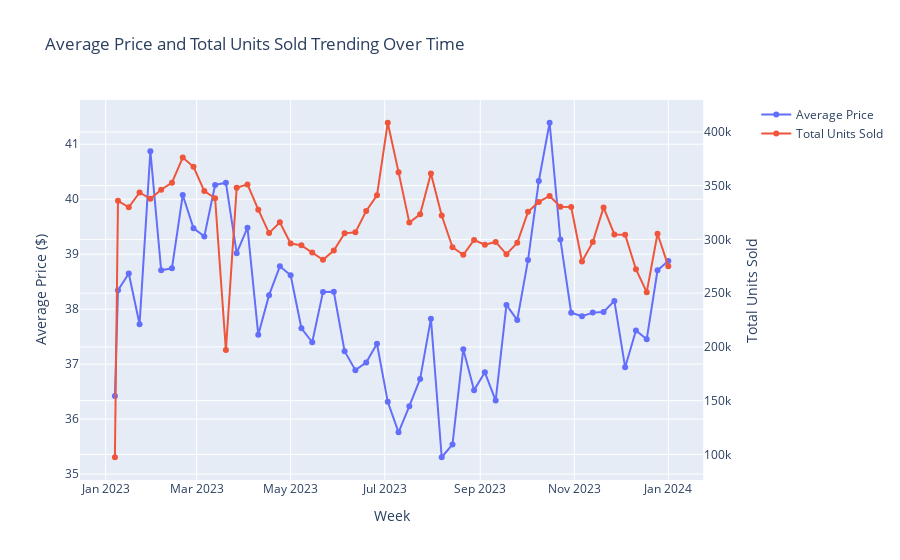

This figure's notebook cell:
### Markdown cell above
Average Price Trending Over Time

### Code cell
# Load data from the 'Weekly' sheet
weekly_data = pd.read_excel('../Customer_Success_Engineer_-_Project_Data.xlsx', sheet_name='Weekly', header=1)

# Assuming 'Week' is the column with date information and 'Price' and 'Units' are the columns with the product prices and sales volume respectively
# Convert 'Week' to datetime (adjust the string split if the date format is different)
weekly_data['Week'] = pd.to_datetime(weekly_data['Week'].str.split(' - ').str[0])

# Group by 'Week' and calculate the average price and total units
weekly_summary = weekly_data.groupby('Week').agg({'Price': 'mean', 'Units': 'sum'}).reset_index()

# Create figure with secondary y-axis for Units using make_subplots
fig = make_subplots(specs=[[{"secondary_y": True}]])

# Add Price trace on primary y-axis
fig.add_trace(
    go.Scatter(x=weekly_summary['Week'], y=weekly_summary['Price'], name='Average Price', mode='lines+markers'),
    secondary_y=False,
)

# Add Units trace on secondary y-axis
fig.add_trace(
    go.Scatter(x=weekly_summary['Week'], y=weekly_summary['Units'], name='Total Units Sold', mode='lines+markers'),
    secondary_y=True,
)

# Add titles and axis labels
fig.update_layout(
    title_text='Average Price and Total Units Sold Trending Over Time'
)

fig.update_xaxes(title_text='Week')
fig.update_yaxes(title_text='Average Price ($)', secondary_y=False)
fig.update_yaxes(title_text='Total Units Sold', secondary_y=True)

# Show the plot
fig.show()

### Figure 1 — Plotly figure (JSON) as saved in the notebook; plotly's stock layout.template omitted (floating-point values rounded to 4 significant figures)
{"data": [{"mode": "lines+markers", "name": "Average Price", "type": "scatter", "x": ["2023-01-07T00:00:00", "2023-01-09T00:00:00", "2023-01-16T00:00:00", "2023-01-23T00:00:00", "2023-01-30T00:00:00", "2023-02-06T00:00:00", "2023-02-13T00:00:00", "2023-02-20T00:00:00", "2023-02-27T00:00:00", "2023-03-06T00:00:00", "2023-03-13T00:00:00", "2023-03-20T00:00:00", "2023-03-27T00:00:00", "2023-04-03T00:00:00", "2023-04-10T00:00:00", "2023-04-17T00:00:00", "2023-04-24T00:00:00", "2023-05-01T00:00:00", "2023-05-08T00:00:00", "2023-05-15T00:00:00", "2023-05-22T00:00:00", "2023-05-29T00:00:00", "2023-06-05T00:00:00", "2023-06-12T00:00:00", "2023-06-19T00:00:00", "2023-06-26T00:00:00", "2023-07-03T00:00:00", "2023-07-10T00:00:00", "2023-07-17T00:00:00", "2023-07-24T00:00:00", "2023-07-31T00:00:00", "2023-08-07T00:00:00", "2023-08-14T00:00:00", "2023-08-21T00:00:00", "2023-08-28T00:00:00", "2023-09-04T00:00:00", "2023-09-11T00:00:00", "2023-09-18T00:00:00", "2023-09-25T00:00:00", "2023-10-02T00:00:00", "2023-10-09T00:00:00", "2023-10-16T00:00:00", "2023-10-23T00:00:00", "2023-10-30T00:00:00", "2023-11-06T00:00:00", "2023-11-13T00:00:00", "2023-11-20T00:00:00", "2023-11-27T00:00:00", "2023-12-04T00:00:00", "2023-12-11T00:00:00", "2023-12-18T00:00:00", "2023-12-25T00:00:00", "2024-01-01T00:00:00"], "xaxis": "x", "y": [36.42, 38.34, 38.65, 37.73, 40.87, 38.71, 38.74, 40.08, 39.47, 39.32, 40.26, 40.3, 39.02, 39.48, 37.54, 38.25, 38.78, 38.62, 37.65, 37.4, 38.31, 38.31, 37.24, 36.89, 37.03, 37.37, 36.31, 35.76, 36.23, 36.73, 37.83, 35.31, 35.54, 37.27, 36.53, 36.85, 36.34, 38.08, 37.8, 38.89, 40.33, 41.39, 39.27, 37.93, 37.87, 37.94, 37.95, 38.15, 36.94, 37.61, 37.45, 38.71, 38.88], "yaxis": "y"}, {"mode": "lines+markers", "name": "Total Units Sold", "type": "scatter", "x": ["2023-01-07T00:00:00", "2023-01-09T00:00:00", "2023-01-16T00:00:00", "2023-01-23T00:00:00", "2023-01-30T00:00:00", "2023-02-06T00:00:00", "2023-02-13T00:00:00", "2023-02-20T00:00:00", "2023-02-27T00:00:00", "2023-03-06T00:00:00", "2023-03-13T00:00:00", "2023-03-20T00:00:00", "2023-03-27T00:00:00", "2023-04-03T00:00:00", "2023-04-10T00:00:00", "2023-04-17T00:00:00", "2023-04-24T00:00:00", "2023-05-01T00:00:00", "2023-05-08T00:00:00", "2023-05-15T00:00:00", "2023-05-22T00:00:00", "2023-05-29T00:00:00", "2023-06-05T00:00:00", "2023-06-12T00:00:00", "2023-06-19T00:00:00", "2023-06-26T00:00:00", "2023-07-03T00:00:00", "2023-07-10T00:00:00", "2023-07-17T00:00:00", "2023-07-24T00:00:00", "2023-07-31T00:00:00", "2023-08-07T00:00:00", "2023-08-14T00:00:00", "2023-08-21T00:00:00", "2023-08-28T00:00:00", "2023-09-04T00:00:00", "2023-09-11T00:00:00", "2023-09-18T00:00:00", "2023-09-25T00:00:00", "2023-10-02T00:00:00", "2023-10-09T00:00:00", "2023-10-16T00:00:00", "2023-10-23T00:00:00", "2023-10-30T00:00:00", "2023-11-06T00:00:00", "2023-11-13T00:00:00", "2023-11-20T00:00:00", "2023-11-27T00:00:00", "2023-12-04T00:00:00", "2023-12-11T00:00:00", "2023-12-18T00:00:00", "2023-12-25T00:00:00", "2024-01-01T00:00:00"], "xaxis": "x", "y": [97370.0, 335900.0, 329900.0, 343600.0, 337800.0, 346200.0, 352700.0, 376100.0, 367500.0, 345000.0, 338300.0, 197100.0, 348100.0, 351100.0, 327600.0, 305900.0, 315900.0, 296200.0, 294500.0, 287800.0, 281000.0, 289600.0, 305600.0, 306500.0, 326400.0, 341000.0, 408500.0, 362500.0, 315600.0, 323300.0, 361200.0, 322300.0, 292700.0, 285600.0, 299400.0, 295100.0, 297700.0, 286100.0, 296800.0, 325600.0, 334900.0, 340400.0, 330400.0, 330100.0, 279500.0, 297500.0, 329700.0, 304700.0, 304300.0, 272300.0, 250900.0, 305200.0, 275100.0], "yaxis": "y2"}], "layout": {"title": {"text": "Average Price and Total Units Sold Trending Over Time"}, "xaxis": {"anchor": "y", "domain": [0, 0.94], "title": {"text": "Week"}}, "yaxis": {"anchor": "x", "domain": [0, 1], "title": {"text": "Average Price ($)"}}, "yaxis2": {"anchor": "x", "overlaying": "y", "side": "right", "title": {"text": "Total Units Sold"}}}}
